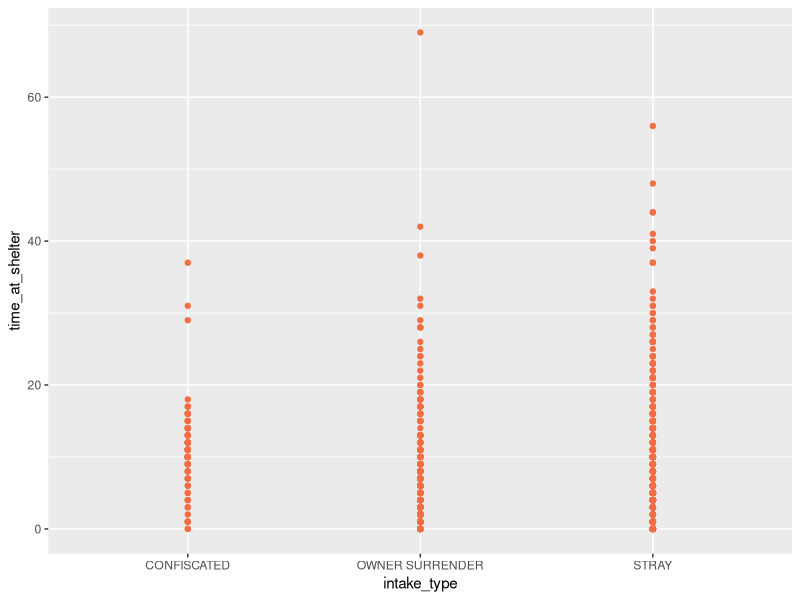
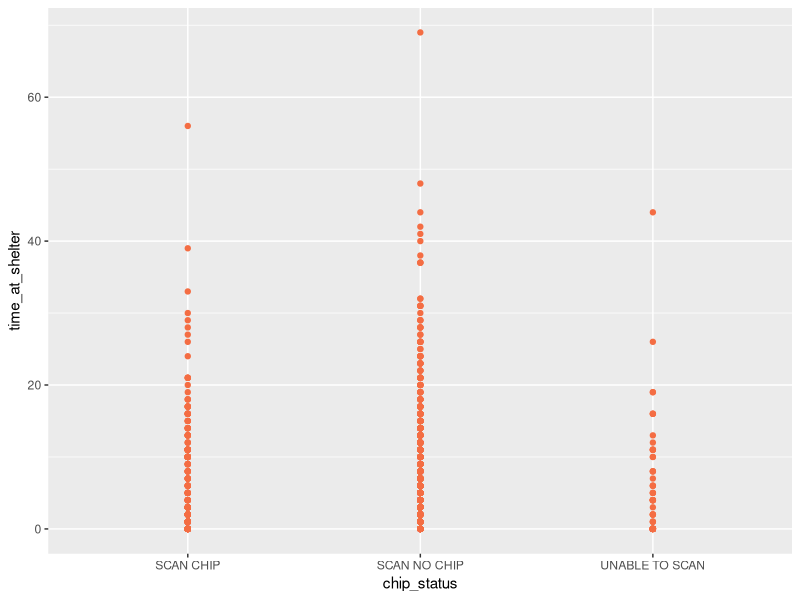
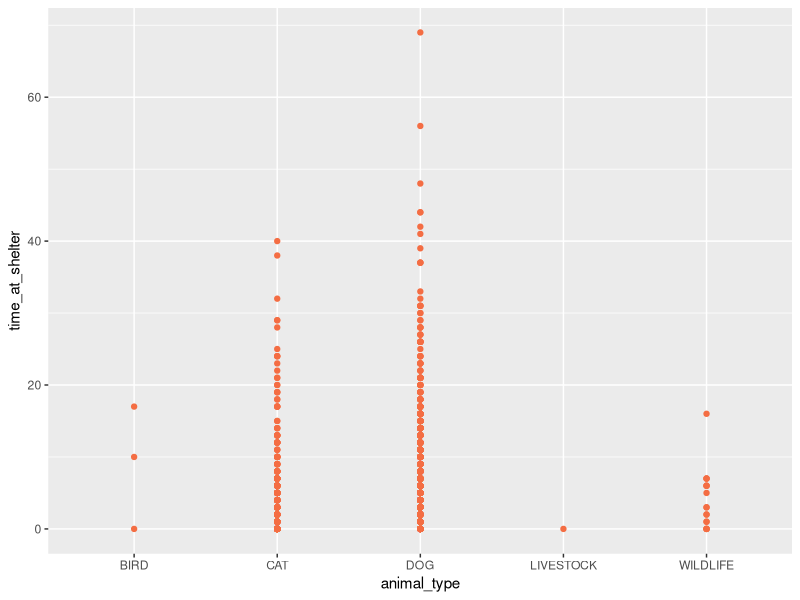
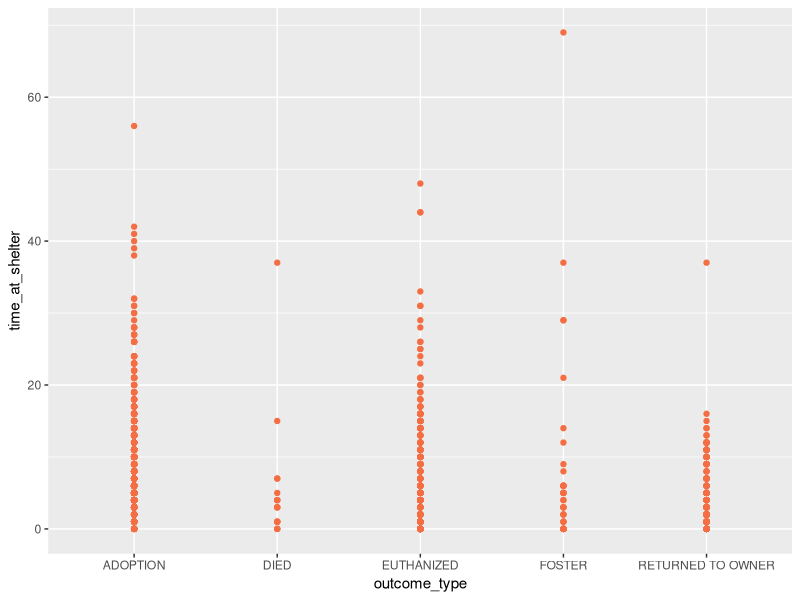
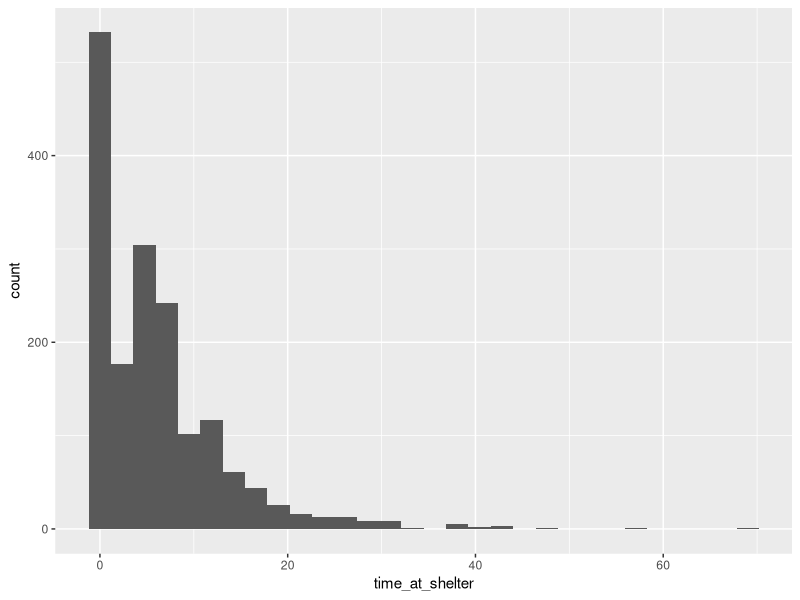
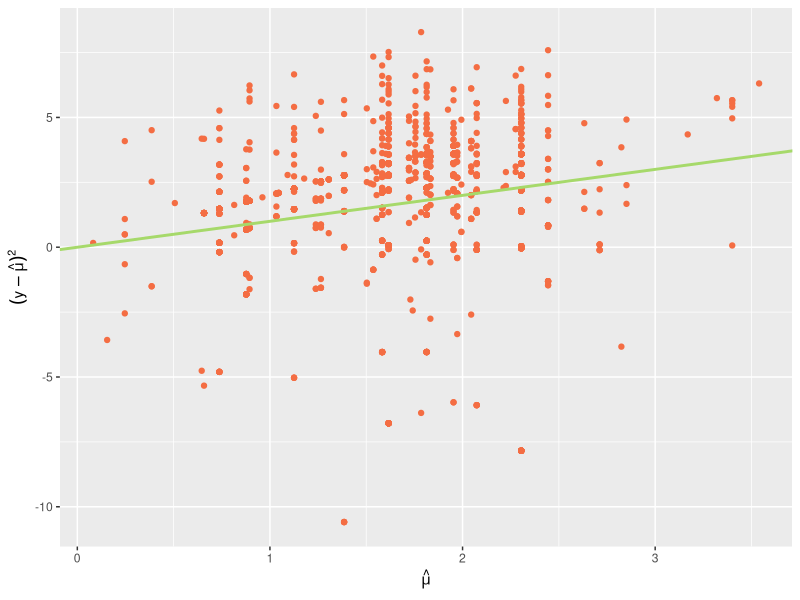
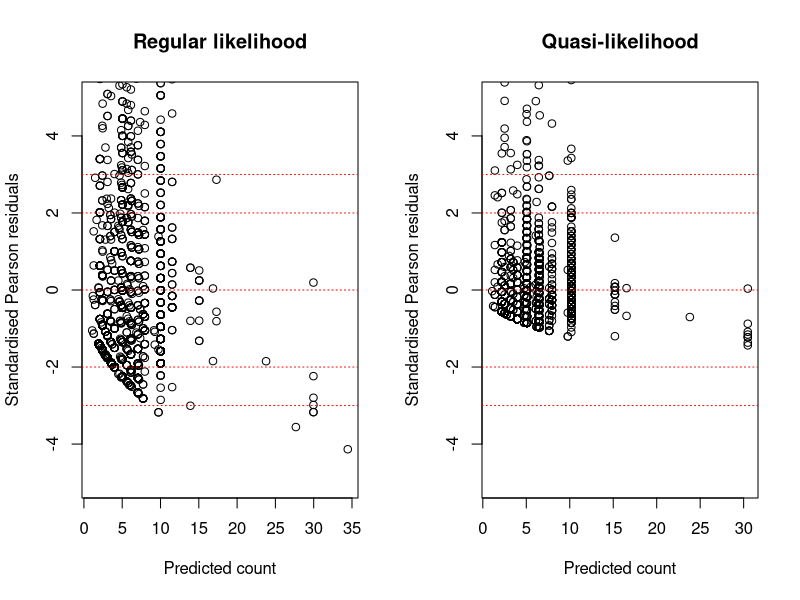

Write the R code that produced these figures, in order.
## ---- chunk 1
knitr::opts_chunk$set(echo = TRUE)
library(readr)
library(ggplot2)
library(tidyr)
library(dplyr)
library(scales)
library(skimr)
library(ggplot2)
library(tidyverse)
library(lmtest)
library(MASS)
library(pscl)
library(gridExtra)
## ---- chunk 2
animals=read.csv('dataset11.csv')
glimpse(animals)
## ---- chunk 3
p1<-ggplot(animals,mapping=aes(x=intake_type,y=time_at_shelter))+
  geom_point(col="#f46d43")
p2<-ggplot(animals,mapping=aes(x=chip_status,y=time_at_shelter))+
  geom_point(col="#f46d43")
p3<-ggplot(animals,mapping=aes(x=animal_type,y=time_at_shelter))+
  geom_point(col="#f46d43")
p4<-ggplot(animals,mapping=aes(x=outcome_type,y=time_at_shelter))+
  geom_point(col="#f46d43")
p1
p2
p3
p4
## ---- chunk 4
ggplot(data=animals,aes(x=time_at_shelter))+
  geom_histogram()
## ---- chunk 5
animals$animal_type[which(animals$animal_type=='BIRD')]<-"OTHERS"
animals$animal_type[which(animals$animal_type=="WILDLIFE")]<-"OTHERS"
animals$animal_type[which(animals$animal_type=="LIVESTOCK")]<-"OTHERS"
animals.cleaned=subset(animals,select=-c(month,year))
## ---- chunk 6
zero_set<-animals.cleaned%>%
  filter(time_at_shelter=="0")
nrow(zero_set)
## ---- chunk 7
animals.glm = glm(time_at_shelter~animal_type + intake_type + chip_status+outcome_type, data=animals.cleaned, family=poisson(link="log"))
animals.glm%>%
  summary()
## ---- chunk 8
#person statistic
sum(resid(animals.glm ,type="pearson")^2)
#Chi-Square(1667)
qchisq(0.95,1667,ncp=0)
## ---- chunk 9
ggplot(animals.glm, aes(x=log(fitted(animals.glm)), y=log((animals.cleaned$time_at_shelter-fitted(animals.glm))^2)))+ geom_point(col="#f46d43") +geom_abline(slope=1, intercept=0, col="#a6d96a", size=1) + ylab(expression((y-hat(mu))^2)) + xlab(expression(hat(mu)))
## ---- chunk 10
animals.glm.quasi = glm(time_at_shelter~animal_type + intake_type + chip_status+outcome_type, data=animals.cleaned, family=quasipoisson(link="log"))
animals.glm.quasi%>%
  summary()
drop1(animals.glm.quasi, test = "F")
## ---- chunk 11
animals.glm.quasi = glm(time_at_shelter~animal_type + intake_type + outcome_type, data=animals.cleaned, family=quasipoisson(link="log"))
animals.glm.quasi%>%
  summary()
drop1(animals.glm.quasi, test = "F")
## ---- chunk 12
c(animals.glm$deviance, animals.glm.quasi$deviance)
## ---- chunk 13
pred <- predict(animals.glm, type = "response")
stand.resid <- rstandard(model = animals.glm, type = "pearson") # Standardised Pearson residuals
par(mfrow=c(1,2))
plot(x = pred, y = stand.resid, xlab = "Predicted count", ylab = "Standardised Pearson residuals",
main = "Regular likelihood", ylim = c(-5,5))
abline(h = c(-3, -2, 0, 2, 3), lty = "dotted", col = "red")

pred <- predict(animals.glm.quasi, type = "response")
stand.resid <- rstandard(model = animals.glm.quasi, type = "pearson") # Standardised Pearson residuals
plot(x = pred, y = stand.resid, xlab = "Predicted count", ylab = "Standardised Pearson residuals", main = "Quasi-likelihood", ylim = c(-5,5))
abline(h = c(-3, -2, 0, 2, 3), lty = "dotted", col = "red")
## ---- chunk 14
animals.glm.nb=glm.nb(time_at_shelter~animal_type + intake_type + chip_status, data=animals.cleaned)
summary(animals.glm.nb)
## ---- chunk 15
#poisson
c(animals.glm$deviance,animals.glm$aic)
#negative binomial model
c(animals.glm.nb$deviance,animals.glm.nb$aic)
